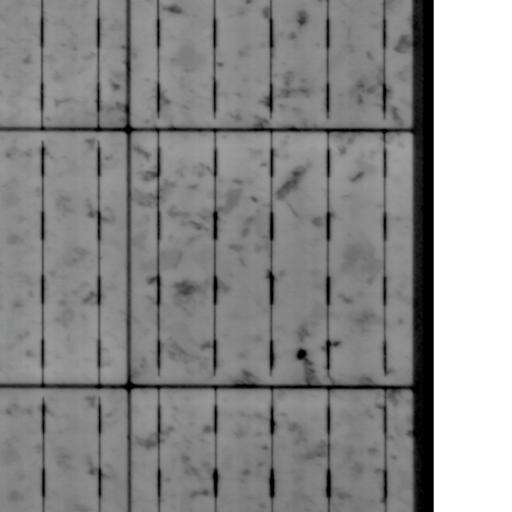
#> input picture team_2026-10-24_go/trackM/r4_build/data_extra/images/CSIR_00033_r10_c6_rf.png, 512 x 512 px
$ python -i ucf_leakage.py   (imports and definitions only)
#> lines starting #> are read from the running program, lines starting #| are printed output that depends on the picture
### data_analysis/scripts/ucf_common.py
"""Shared loaders for the UCF-EL analysis (local, read-only). Data root passed on the command line."""

from __future__ import annotations

import csv
import json
import re
from pathlib import Path

import numpy as np
from PIL import Image

CLASSES = ["background", "crack", "contact", "interconnect", "corrosion"]
BG, CRACK, CONTACT, INTERCONNECT, CORROSION = range(5)
IGNORE = 128
NAME_RE = re.compile(r"^(?P<cond>.+?) TestName_(?P<date>\d{8})_(?P<time>[\d.]+)_C(?P<cell>\d+)\.jpg$")


def pairs(root: Path, split: str) -> list[tuple[str, str]]:
    """[(imagename, annotatedname)] from training/<split>_images.csv, in file order."""
    with open(root / "training" / f"{split}_images.csv", newline="") as f:
        return [(r["imagename"], r["annotatedname"]) for r in csv.DictReader(f)]


# [6 lines left out: function parse_name, not called in this run]


def load_image(root: Path, split: str, name: str) -> np.ndarray:
    im = Image.open(root / "training" / "data" / split / "images" / name).convert("L")
    return np.asarray(im, dtype=np.float32)


def load_mask(root: Path, split: str, ann: str) -> np.ndarray:
    return np.asarray(Image.open(root / "training" / "data" / split / "annotations" / ann))


def load_split_list(path: Path) -> list[str]:
    return [l.strip() for l in open(path) if l.strip()]


def dump(obj, path: Path) -> None:
    path.parent.mkdir(parents=True, exist_ok=True)
    path.write_text(json.dumps(obj, indent=1, default=lambda o: o.item() if hasattr(o, "item") else str(o)))

### data_analysis/scripts/ucf_leakage.py
"""Q2 leakage / same-physical-cell search across the release (and the 5,213 Test_Images cells outside it).

Descriptor per image: grayscale, area-resized to 64x64, high-pass residual (minus Gaussian sigma 4), standardised.
A plain standardised thumbnail is kept as well. Pairwise normalised cross-correlation (NCC) by chunked matrix
products; top-5 neighbours per image are stored for: release vs release, extra vs release.

Usage: python -I ucf_leakage.py <UCF root> <out dir>
"""

from __future__ import annotations

import json
import sys
from pathlib import Path

import numpy as np
from PIL import Image
from scipy import ndimage as ndi

sys.path.insert(0, str(Path(__file__).parent))
from ucf_common import dump, pairs  # noqa: E402

root, od = Path(sys.argv[1]), Path(sys.argv[2])
S = 64


def desc(p: Path) -> tuple[np.ndarray, np.ndarray]:
    im = Image.open(p).convert("L").resize((S, S), Image.BOX)
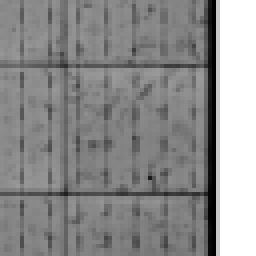
#> im: PIL image 64x64 L (shown 4 times larger); min 0, max 255, mean 140.8
    a = np.asarray(im, np.float32)
    hp = a - ndi.gaussian_filter(a, 4)
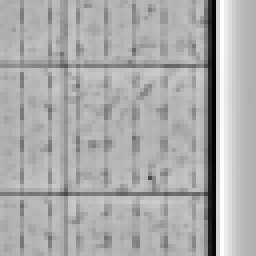
#> hp: shape (64, 64) float32 (shown 4 times larger); min -156.9, max 74.91, mean 0; drawn with min black and max white
    out = []
    for x in (a, hp):
        x = x - x.mean()
        out.append((x / (np.linalg.norm(x) + 1e-6)).ravel())
#> this loop made 2 passes
#> after the loop, out = 2 items
    return out[0], out[1]


# [1 line that did not run here, left out]
# [1 line that did not run here, left out]
# [1 line that did not run here, left out]
# [1 line that did not run here, left out]
# [1 line that did not run here, left out]
# [1 line that did not run here, left out]
# [1 line that did not run here, left out]
# [1 line not run here, left out]


def topk(Q: np.ndarray, D: np.ndarray, k: int = 5, exclude_self: bool = False) -> tuple[np.ndarray, np.ndarray]:
    idx = np.zeros((len(Q), k), np.int32)
    val = np.zeros((len(Q), k), np.float32)
    for i in range(0, len(Q), 1000):
        sim = Q[i:i + 1000] @ D.T
        if exclude_self:
            for j in range(sim.shape[0]):
                sim[j, i + j] = -9
        part = np.argpartition(-sim, k, axis=1)[:, :k]
        pv = np.take_along_axis(sim, part, 1)
        o = np.argsort(-pv, 1)
        idx[i:i + 1000] = np.take_along_axis(part, o, 1)
        val[i:i + 1000] = np.take_along_axis(pv, o, 1)
    return idx, val


# [1 line that did not run here, left out]
# [5 lines not run here, left out]

>>> result = desc('../../team_2026-10-24_go/trackM/r4_build/data_extra/images/CSIR_00033_r10_c6_rf.png')

$ run again, on team_2026-10-24_go/trackM/r4_build/data_extra/images/CSIR_00297_r17_c5_rf.png
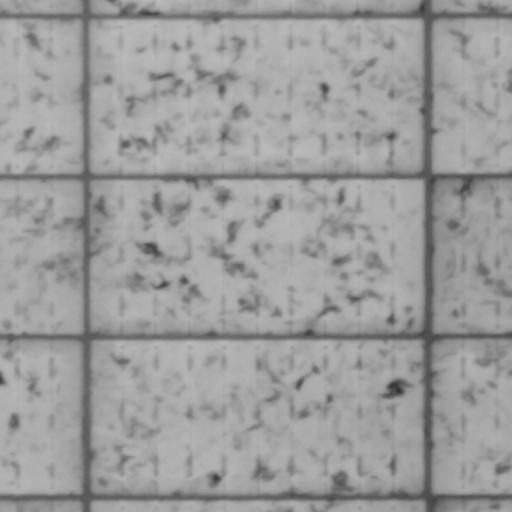
#> input picture team_2026-10-24_go/trackM/r4_build/data_extra/images/CSIR_00297_r17_c5_rf.png, 512 x 512 px
#> in desc, `hp = a - ndi.gaussian_filter(a, 4)`:
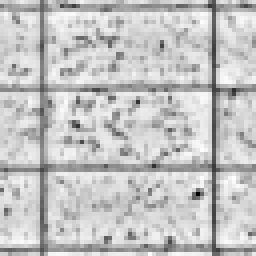
#> hp: shape (64, 64) float32 (shown 4 times larger); min -84.11, max 24.99, mean 0; drawn with min black and max white
#> the loop in desc, `for x in (a, hp):` made 2 passes
#> pass 1, in desc, `x = x - x.mean()`:
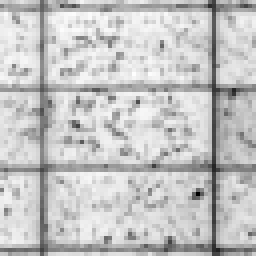
#> x: shape (64, 64) float32 (shown 4 times larger); min -93.47, max 27.53, mean 0; drawn with min black and max white
#> after the loop in desc, `for x in (a, hp):`: out = 2 items

$ run again, on team_2026-10-24_go/trackM/r4_build/data_extra/images/CSIR_00297_r9_c5_rf.png
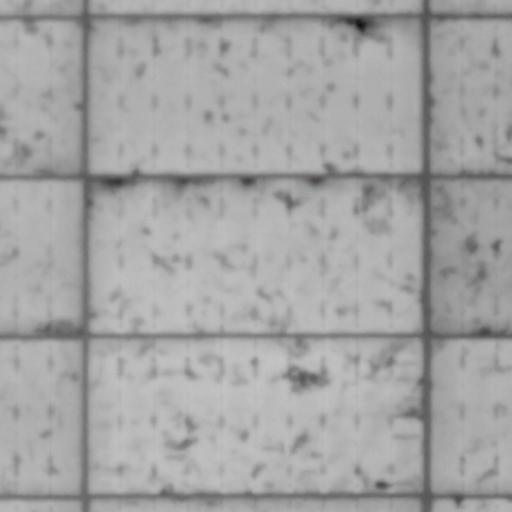
#> input picture team_2026-10-24_go/trackM/r4_build/data_extra/images/CSIR_00297_r9_c5_rf.png, 512 x 512 px
#> in desc, `hp = a - ndi.gaussian_filter(a, 4)`:
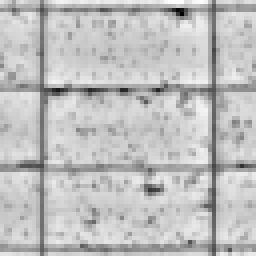
#> hp: shape (64, 64) float32 (shown 4 times larger); min -91.72, max 30.04, mean 0; drawn with min black and max white
#> the loop in desc, `for x in (a, hp):` made 2 passes
#> pass 1, in desc, `x = x - x.mean()`:
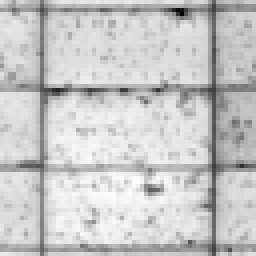
#> x: shape (64, 64) float32 (shown 4 times larger); min -105.9, max 29.05, mean 0; drawn with min black and max white
#> after the loop in desc, `for x in (a, hp):`: out = 2 items
